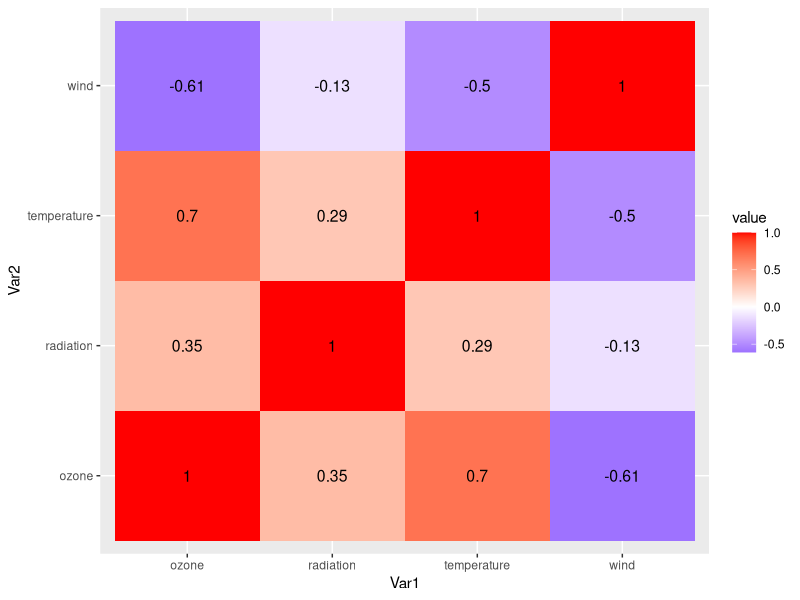

Write the R code that produced this figure.
#CORRELATION COEFFICIENT

x <- c(151, 174, 138, 186, 128, 136, 179, 163, 152, 131)
#data of weight
y <- c(63, 81, 56, 91, 47, 57, 76, 72, 62, 48)
data1=data.frame(x,y)
data1_train<-data1[1:7,]
data1_test<-data1[8:10,]
# Apply the lm() function
relation <- lm(y~x, data1_train)
print(relation) # y = 0.65x - 35.1

a <- data.frame(x= data1_test$x)
result <-  predict(relation,a)
print(result)
#Performance measurement
actuals_preds <- data.frame(cbind(actuals=data1_test$y, predicteds=result))
correlation_accuracy <- cor(actuals_preds)
print(correlation_accuracy) #value correlation is between -1 to 1; whatever value close to -1 means particular variable is not related to e/o

#FEATURE SELECTION
#install package and import library
install.packages("lattice")
library(lattice)
#load data
data(environmental)
data <-environmental
head(data)

#correlation matrix of data, round each value to 2 decimal places
corr_mat <- round(cor(data),2)
head(corr_mat)

# Reshape correlation matrix
install.packages("reshape2")
library(reshape2)

melted_corr_mat <- melt(corr_mat)
View(melted_corr_mat)

# plotting the correlation heatmap
library(ggplot2)
ggplot(data = melted_corr_mat, aes(x = Var1, y = Var2, fill = value)) +  geom_tile() +geom_text(aes(label = round(value, 2)), color = "black", size = 4) +  scale_fill_gradient2(low = "blue", mid = "white", high = "red", midpoint = 0)
